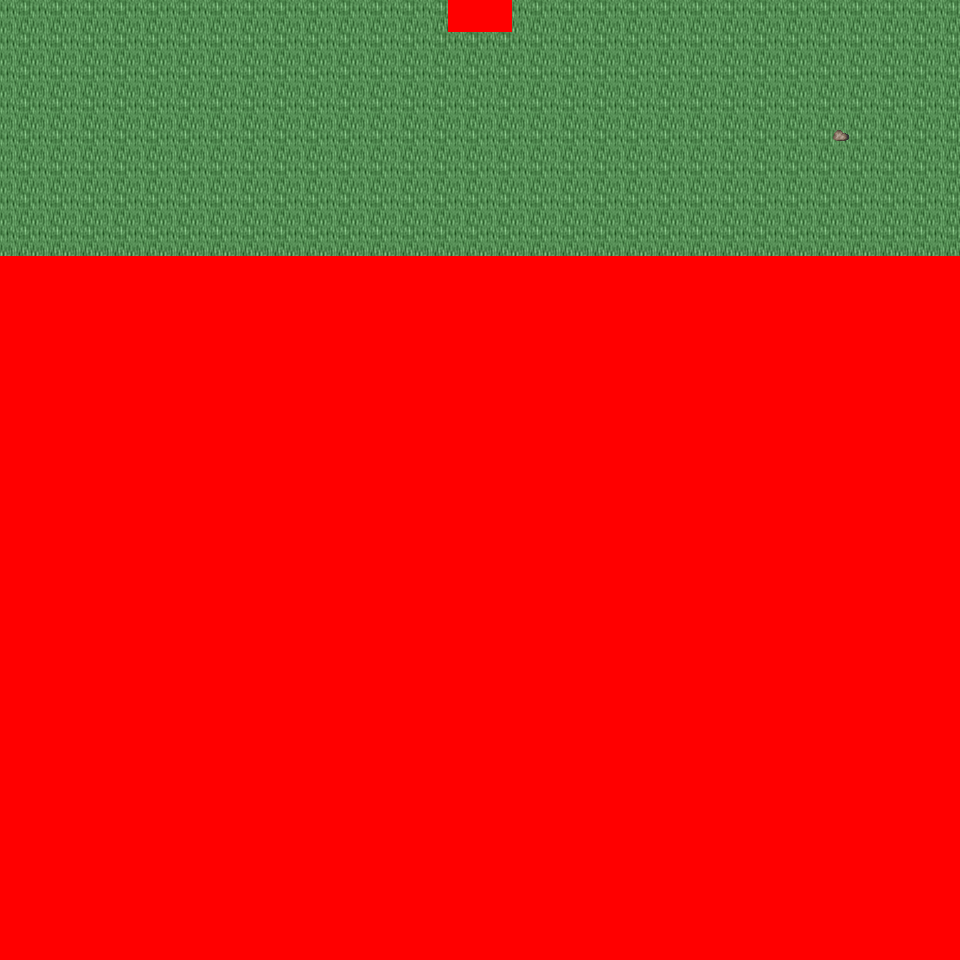

The image is a tile-based game level rendered from a .tmx file. Its description and source (layers, tilesets, objects; grid data summarised) follow:
An orthogonal 30x30 tile map with 32x32 px tiles, 6 tile layers (Ground, Object, Object2, Above, ...), 19 tilesets and 4 objects (4x mapchange).

<map version="1.0" orientation="orthogonal" renderorder="right-down" width="30" height="30" tilewidth="32" tileheight="32" nextobjectid="5">
  <tileset firstgid="1" name="tileset_logic_collision" tilewidth="32" tileheight="32" tilecount="1" columns="1">
    <image source="../drawable/tileset_logic_collision.png" width="32" height="32" />
  </tileset>
  <tileset firstgid="2" name="tileset_ground_ground" tilewidth="32" tileheight="32" tilecount="33" columns="3">
    <image source="../drawable/tileset_ground_ground.png" width="96" height="352" />
  </tileset>
  <tileset firstgid="35" name="tileset_plant_tree_tree_darkgreen" tilewidth="32" tileheight="32" tilecount="88" columns="8">
    <image source="../drawable/tileset_plant_tree_tree_darkgreen.png" width="256" height="352" />
  </tileset>
  <tileset firstgid="123" name="tileset_plant_flower_daisy_blue" tilewidth="32" tileheight="32" tilecount="8" columns="2">
    <image source="../drawable/tileset_plant_flower_daisy_blue.png" width="64" height="128" />
  </tileset>
  <tileset firstgid="131" name="tileset_plant_flower_daisy_red" tilewidth="32" tileheight="32" tilecount="8" columns="2">
    <image source="../drawable/tileset_plant_flower_daisy_red.png" width="64" height="128" />
  </tileset>
  <tileset firstgid="139" name="tileset_plant_flower_daisy_white" tilewidth="32" tileheight="32" tilecount="8" columns="2">
    <image source="../drawable/tileset_plant_flower_daisy_white.png" width="64" height="128" />
  </tileset>
  <tileset firstgid="147" name="tileset_plant_flower_daisy_yellow" tilewidth="32" tileheight="32" tilecount="8" columns="2">
    <image source="../drawable/tileset_plant_flower_daisy_yellow.png" width="64" height="128" />
  </tileset>
  <tileset firstgid="155" name="tileset_building_thatched_roof_cottage2" tilewidth="32" tileheight="32" tilecount="20" columns="4">
    <image source="../drawable/tileset_building_thatched_roof_cottage2.png" width="128" height="160" />
  </tileset>
  <tileset firstgid="175" name="tileset_building_thatched_roof_cottage1" tilewidth="32" tileheight="32" tilecount="20" columns="4">
    <image source="../drawable/tileset_building_thatched_roof_cottage1.png" width="128" height="160" />
  </tileset>
  <tileset firstgid="195" name="tileset_item_campfires" tilewidth="32" tileheight="32" tilecount="2" columns="2">
    <image source="../drawable/tileset_item_campfires.png" width="64" height="32" />
  </tileset>
  <tileset firstgid="197" name="tileset_furniture_light_flames" tilewidth="32" tileheight="32" tilecount="6" columns="6">
    <image source="../drawable/tileset_furniture_light_flames.png" width="192" height="32" />
  </tileset>
  <tileset firstgid="203" name="tileset_item_firewood" tilewidth="32" tileheight="32" tilecount="12" columns="3">
    <image source="../drawable/tileset_item_firewood.png" width="96" height="128" />
  </tileset>
  <tileset firstgid="215" name="tileset_plant_flower_bulbs" tilewidth="32" tileheight="32" tilecount="4" columns="1">
    <image source="../drawable/tileset_plant_flower_bulbs.png" width="32" height="128" />
  </tileset>
  <tileset firstgid="219" name="tileset_ground_grass_corners" tilewidth="32" tileheight="32" tilecount="24" columns="6">
    <image source="../drawable/tileset_ground_grass_corners.png" width="192" height="128" />
  </tileset>
  <tileset firstgid="243" name="tileset_ground_grass_edges" tilewidth="32" tileheight="32" tilecount="36" columns="12">
    <image source="../drawable/tileset_ground_grass_edges.png" width="384" height="96" />
  </tileset>
  <tileset firstgid="279" name="tileset_plant_tree_fall_trees" tilewidth="32" tileheight="32" tilecount="40" columns="8">
    <image source="../drawable/tileset_plant_tree_fall_trees.png" width="256" height="160" />
  </tileset>
  <tileset firstgid="319" name="tileset_plant_leaves" tilewidth="32" tileheight="32" tilecount="8" columns="4">
    <image source="../drawable/tileset_plant_leaves.png" width="128" height="64" />
  </tileset>
  <tileset firstgid="327" name="tileset_ground_grass_2" tilewidth="32" tileheight="32" tilecount="21" columns="3">
    <image source="../drawable/tileset_ground_grass_2.png" width="96" height="224" />
  </tileset>
  <tileset firstgid="348" name="tileset_ground_rock_pebbles" tilewidth="32" tileheight="32" tilecount="3" columns="1">
    <image source="../drawable/tileset_ground_rock_pebbles.png" width="32" height="96" />
  </tileset>
  <layer name="Ground" width="30" height="30">
    <data>[900 cells, 240 non-empty, 1 distinct tile ids]</data>
  </layer>
  <layer name="Object" width="30" height="30">
    <data>[900 cells, 3 non-empty, 3 distinct tile ids]</data>
  </layer>
  <layer name="Object2" width="30" height="30">
    <data>[900 cells, 2 non-empty, 2 distinct tile ids]</data>
  </layer>
  <layer name="Above" width="30" height="30">
    <data>[900 cells, 0 non-empty, 0 distinct tile ids]</data>
  </layer>
  <layer name="Above2" width="30" height="30">
    <data>[900 cells, 0 non-empty, 0 distinct tile ids]</data>
  </layer>
  <layer name="Walkable" width="30" height="30">
    <data>[900 cells, 662 non-empty, 1 distinct tile ids]</data>
  </layer>
  <objectgroup name="MapEvents">
    <object id="1" name="north" type="mapchange" x="0" y="0" width="448" height="32">
      <properties>
        <property name="map" value="0_ados_mountain_n2_w2_x1_y3" />
        <property name="place" value="south" />
      </properties>
    </object>
    <object id="2" name="north2" type="mapchange" x="512" y="0" width="448" height="32">
      <properties>
        <property name="map" value="0_ados_mountain_n2_w2_x1_y3" />
        <property name="place" value="south2" />
      </properties>
    </object>
    <object id="3" name="west" type="mapchange" x="0" y="0" width="32" height="256">
      <properties>
        <property name="map" value="0_ados_mountain_n2_w2_x0_y4" />
        <property name="place" value="east" />
      </properties>
    </object>
    <object id="4" name="east" type="mapchange" x="928" y="0" width="32" height="256">
      <properties>
        <property name="map" value="0_ados_mountain_n2_w2_x2_y4" />
        <property name="place" value="west" />
      </properties>
    </object>
  </objectgroup>
</map>
